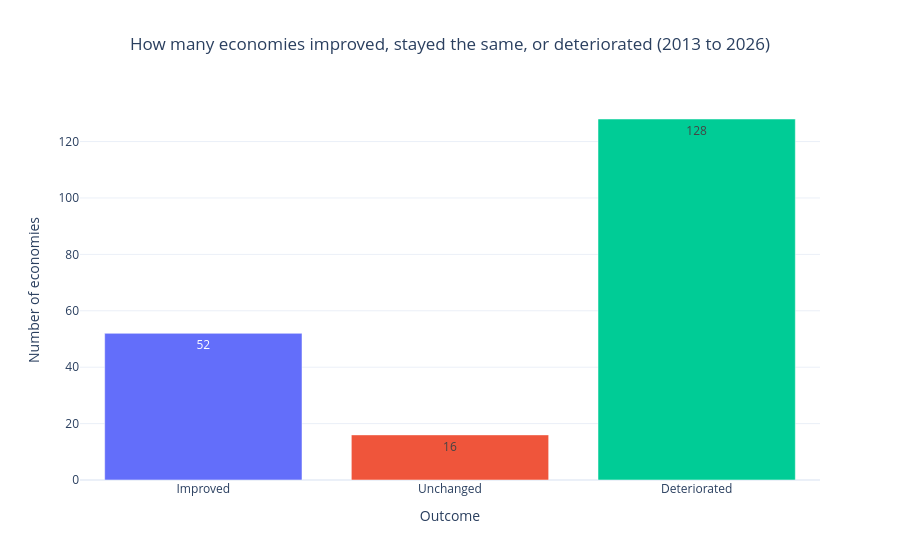

Write notebook code for a chart like this one.
### Code cell
counts = pd.DataFrame({'outcome': ['Improved', 'Unchanged', 'Deteriorated'],
                       'economies': [improved, unchanged, deteriorated]})
fig = px.bar(
    counts,
    x='outcome',
    y='economies',
    color='outcome',
    text='economies',
    title='How many economies improved, stayed the same, or deteriorated (2013 to 2026)',
    labels={'outcome': 'Outcome', 'economies': 'Number of economies'},
)
fig.update_layout(template='plotly_white', title_x=0.5, showlegend=False)
fig.show()

### Figure 1 — Plotly figure (JSON) as saved in the notebook; plotly's stock layout.template omitted (floating-point values rounded to 4 significant figures)
{"data": [{"hovertemplate": "Outcome=%{x}<br>Number of economies=%{text}<extra></extra>", "legendgroup": "Improved", "marker": {"color": "#636efa", "pattern": {"shape": ""}}, "name": "Improved", "orientation": "v", "showlegend": true, "text": [52.0], "textposition": "auto", "type": "bar", "x": ["Improved"], "xaxis": "x", "y": [52], "yaxis": "y"}, {"hovertemplate": "Outcome=%{x}<br>Number of economies=%{text}<extra></extra>", "legendgroup": "Unchanged", "marker": {"color": "#EF553B", "pattern": {"shape": ""}}, "name": "Unchanged", "orientation": "v", "showlegend": true, "text": [16.0], "textposition": "auto", "type": "bar", "x": ["Unchanged"], "xaxis": "x", "y": [16], "yaxis": "y"}, {"hovertemplate": "Outcome=%{x}<br>Number of economies=%{text}<extra></extra>", "legendgroup": "Deteriorated", "marker": {"color": "#00cc96", "pattern": {"shape": ""}}, "name": "Deteriorated", "orientation": "v", "showlegend": true, "text": [128.0], "textposition": "auto", "type": "bar", "x": ["Deteriorated"], "xaxis": "x", "y": [128], "yaxis": "y"}], "layout": {"barmode": "relative", "legend": {"title": {"text": "Outcome"}, "tracegroupgap": 0}, "showlegend": false, "title": {"text": "How many economies improved, stayed the same, or deteriorated (2013 to 2026)", "x": 0.5}, "xaxis": {"anchor": "y", "categoryarray": ["Improved", "Unchanged", "Deteriorated"], "categoryorder": "array", "domain": [0.0, 1.0], "title": {"text": "Outcome"}}, "yaxis": {"anchor": "x", "domain": [0.0, 1.0], "title": {"text": "Number of economies"}}}}
